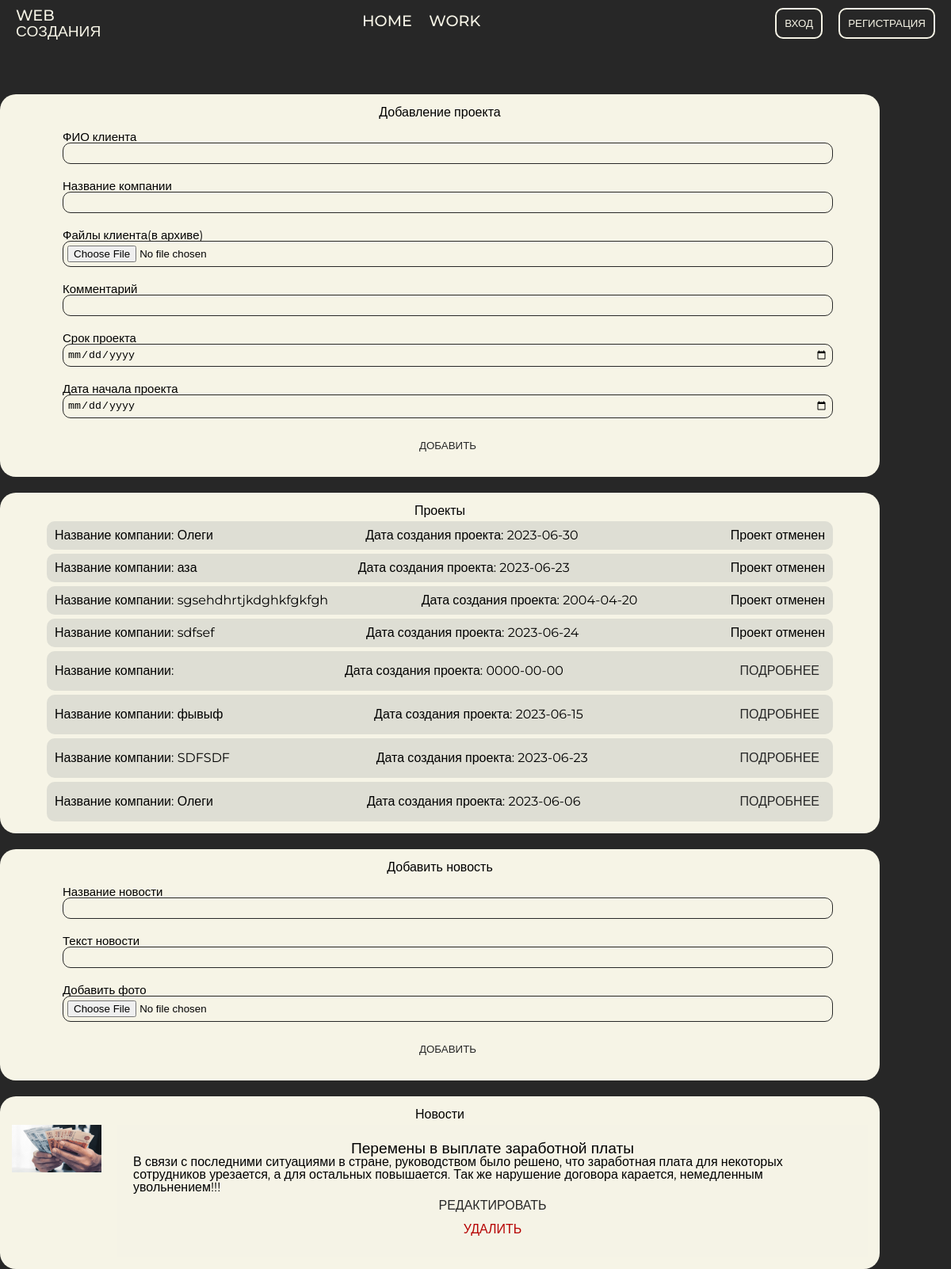
The app's page /admin/index.php with its own data.
### tables this page shows
CREATE TABLE `orders` (
  `id_orders` int(5) NOT NULL,
  `name_client` varchar(100) NOT NULL,
  `name_company` varchar(100) NOT NULL,
  `file_client` varchar(100) NOT NULL,
  `comment` varchar(500) NOT NULL,
  `date` date NOT NULL,
  `date_create` date NOT NULL,
  `id_status_order` int(5) NOT NULL
);

CREATE TABLE `news` (
  `id_news` int(5) NOT NULL,
  `title` varchar(100) NOT NULL,
  `body` text NOT NULL,
  `photo` varchar(100) NOT NULL
);

### admin/index.php (the view, shortened to what this page needs)
<link rel="stylesheet" href="../style.css">
<?php
    include('../header.php');
    include('../connect.php');
    $sql_orders = "SELECT * FROM `orders`";
    $result_orders = mysqli_query($con, $sql_orders);
    $sql_news = "SELECT * FROM `news`";
    $res_news = mysqli_query($con, $sql_news);
?>
<div class="main_bl">
    <div class="container">
        <div class="main_content">
            <div class="block_body">
                <h2>Добавление проекта</h2>
                <form action="/admin/addOrder.php" class="modal_form" method="post" enctype="multipart/form-data">
                   <div class="input_group">
                       <label for="name">ФИО клиента</label>
                       <input type="text" name="name" id="name">
                   </div>
                   <div class="input_group">
                       <label for="name_company">Название компании</label>
                       <input type="text" name="name_company" id="name_company" required>
                   </div>
                   <div class="input_group">
                       <label for="files_client">Файлы клиента(в архиве)</label>
                       <input type="file" name="files_client" id="files_client" required>
                   </div>
                   <div class="input_group">
                       <label for="comment">Комментарий</label>
                       <input type="text" name="comment" id="comment" required>
                   </div>
                   <div class="input_group">
                       <label for="date">Срок проекта</label>
                       <input type="date" name="date" id="date" required>
                   </div>
                   <div class="input_group">
                       <label for="date_create">Дата начала проекта</label>
                       <input type="date" name="date_create" id="date_create" required>
                   </div>
                   <div class="input_group">
                        <button class="btn-dark" type="submit">Добавить</button>
                   </div>
                </form>
            </div>
            <div class="block_body">
                <h2>Проекты</h2>
                <?php
                    if($result_orders) {
                        while($order = mysqli_fetch_array($result_orders)) {
                ?>
                    <div class="card-admin">
                        <div>
                            <p>Название компании: <?=$order['name_company'];?></p>
                        </div>
                        <div>
                            <p>Дата создания проекта: <?=$order['date_create'];?></p>
                        </div>
                        <div>
                            <?php
                                if($order['id_status_order'] == 5) {
                                    ?>
                                        <h2>Проект отменен</h2>
                                    <?php
                                } else {
                                    ?>
                                        <a class="btn-dark" href="orderInfo.php?id_order=<?=$order['id_orders']?>">Подробнее</a>
                                    <?php
                                }
                            ?>
                        </div>
                    </div>
                <?php
                        }
                    } else {
                        echo "<h5 style='color: red;'>Проектов пока нет</h5>";
                    }
                ?>
            </div>
            <div class="block_body">
                <h2>Добавить новость</h2>
                <form action="addNews.php" class="modal_form" method="post" enctype="multipart/form-data">
                   <div class="input_group">
                       <label for="name">Название новости</label>
                       <input type="text" name="name" id="name" required>
                   </div>
                   <div class="input_group">
                       <label for="body">Текст новости</label>
                       <input type="text" name="body" id="body" required>
                   </div>
                   <div class="input_group">
                       <label for="photo">Добавить фото</label>
                       <input type="file" name="photo" id="photo" required>
                   </div>
                   <div class="input_group">
                        <button class="btn-dark" type="submit">Добавить</button>
                   </div>
                </form>
            </div>
            <div class="block_body">
                <h2>Новости</h2>
                <?php
                    while($news = mysqli_fetch_assoc($res_news)) {
                ?>
                    <div class="card">
                        <div class="card-img">
                          <img src="../img/news/<?=$news['photo'];?>" class="img-fluid w-100" alt="card-horizontal-image">
                        </div>
                        <div class="card-text">
                          <h5 class="card-title"><?=$news['title'];?></h5>
                          <p class="card-p"><?=$news['body'];?></p>
                          <a href="edit_news.php?id_new=<?=$news['id_news'];?>" class="btn-dark">Редактировать</a>
                          <a href="?del=<?=$news['id_news'];?>" class="btn-red">Удалить</a>
                        </div>
                    </div>
                <?php
                    }
                ?>
            </div>
        </div>
    </div>
</div>

### style.css (style rules this page uses)
html, body, div, span, applet, object, iframe, h1, h2, h3, h4, h5, h6, p, blockquote, pre, a, abbr, acronym, address, big, cite, code, del, dfn, em, img, ins, kbd, q, s, samp, small, strike, strong, sub, sup, tt, var, b, u, i, center, dl, dt, dd, ol, ul, li, fieldset, form, label, legend, table, caption, tbody, tfoot, thead, tr, th, td, article, aside, canvas, details, embed, figure, figcaption, footer, header, hgroup, menu, nav, output, ruby, section, summary, time, mark, audio, video { margin: 0; padding: 0; border: 0; font-size: 100%; font: inherit; vertical-align: baseline; }
html { height: 100%; }
body { line-height: 1; font-family: "Montserrat", sans-serif; background: #272727; }
.container { max-width: 1280px; margin: 0 auto; }
.btn-dark { background: none; color: #272727; cursor: pointer; text-decoration: none; text-transform: uppercase; font-weight: 500; display: inline-block; -webkit-transition: all 0.2s ease-in-out; transition: all 0.2s ease-in-out; border: 2px solid transparent; padding: 5px; border-radius: 10px; }
.btn-red { background: none; color: #b60000; cursor: pointer; text-decoration: none; text-transform: uppercase; font-weight: 500; display: inline-block; -webkit-transition: all 0.2s ease-in-out; transition: all 0.2s ease-in-out; border: 2px solid transparent; padding: 5px; border-radius: 10px; }
.main_bl { margin-top: 60px; margin-bottom: 60px; }
.main_content { display: flex; justify-content: center; flex-direction: column; gap: 20px; position: relative; }
.card { display: flex; gap: 20px; max-width: 100%; position: relative; overflow: hidden; }
.card-text { display: flex; flex-direction: column; align-items: center; padding: 20px; background: #f6f4e69a; transition: all .3s ease-in-out; }
.card-title { font-size: 1.2em; font-weight: 500; }
.card-img { width: 40%; }
.card-img img { width: 100%; }
.input_group { width: 100%; display: flex; flex-direction: column; justify-content: flex-start; padding: 10px; }
form { width: 90%; }
.input_group label { font-size: 15px; }
.input_group input { width: 100%; background: none; border: 1px solid #272727; border-radius: 10px; padding: 5px; box-sizing: border-box; }
.block_body { width: 90%; background: #f6f4e6; padding: 15px; border-radius: 20px; display: flex; flex-direction: column; gap: 5px; align-items: center; position: relative; }
.card-admin { width: 90%; display: flex; justify-content: space-between; align-items: center; padding: 10px; background: #deded4; border-radius: 10px; }
.card-admin div { display: flex; flex-direction: column; gap: 10px; }

### records on screen
orders: name_company "Олеги", date_create "2023-06-30", shows "Проект отменен"
orders: name_company "аза", date_create "2023-06-23", shows "Проект отменен"
orders: name_company "sgsehdhrtjkdghkfgkfgh", date_create "2004-04-20", shows "Проект отменен"
orders: name_company "sdfsef", date_create "2023-06-24", shows "Проект отменен"
orders: date_create "0000-00-00"
orders: name_company "фывыф", date_create "2023-06-15"
orders: name_company "SDFSDF", date_create "2023-06-23"
orders: name_company "Олеги", date_create "2023-06-06"
news: photo (picture), title "Перемены в выплате заработной платы", body "В связи с последними ситуациями в стране, руководством было решено, что заработная плата для некоторых сотрудников урезается, а для остальных повышается. Так же нарушение договора карается, немедленным увольнением!!!"
